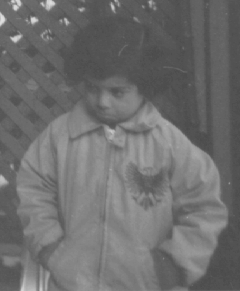
#> input picture images/pout.tif, 240 x 291 px
$ python Lab2.py
#> lines starting #> are read from the running program, lines starting #| are printed output that depends on the picture
# Author - Rohit Kishor Asegaonkar
# Div-A                Batch - B1
# Roll No.-09         Gr. No.- 11810636

import cv2
import numpy as np
import matplotlib.pyplot as plt

# Read an image
image = cv2.imread('images/pout.tif')
#> image is the input picture: shape (291, 240, 3); min 74, max 224, mean 110.3

# Apply log transformation method
c = 180
log_image = c * (np.log(image + 1))
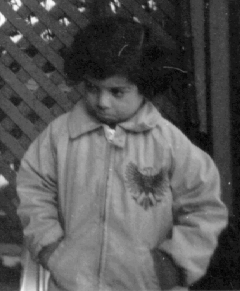
#> log_image: shape (291, 240, 3) float16; min 777, max 975, mean 844.5; drawn with min black and max white

# float value will be converted to int
log_image = np.array(log_image, dtype = np.uint8)
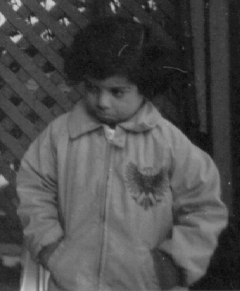
#> log_image: shape (291, 240, 3); min 9, max 207, mean 76.1

plt.figure(1)
plt.subplot(211)
plt.title("Raw Image")
plt.imshow(image)
plt.subplot(212)
plt.title("Log-Transformed Image")
plt.imshow(log_image)
plt.show()
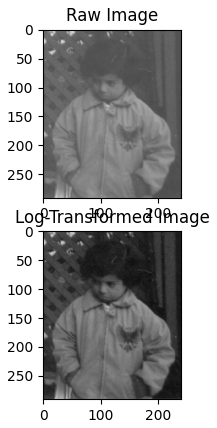
#> figure drawn by matplotlib, 2 panels
